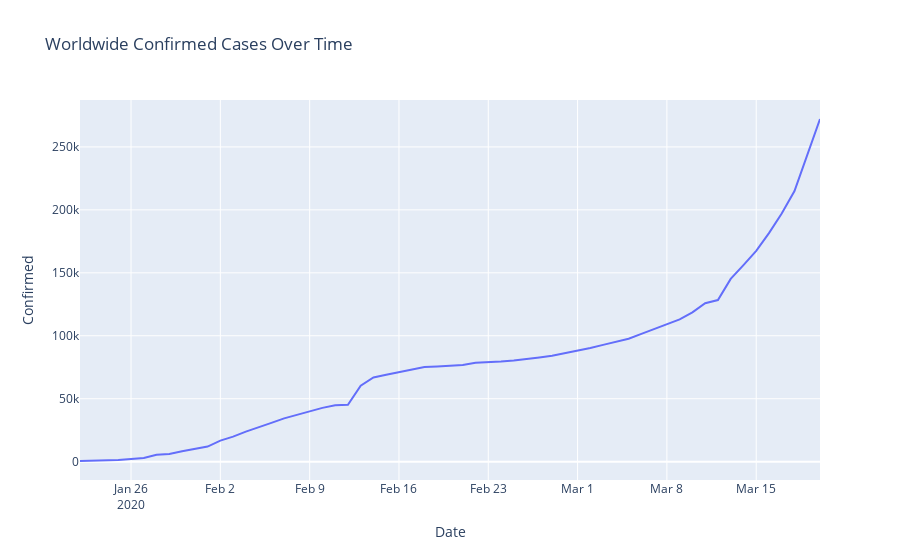
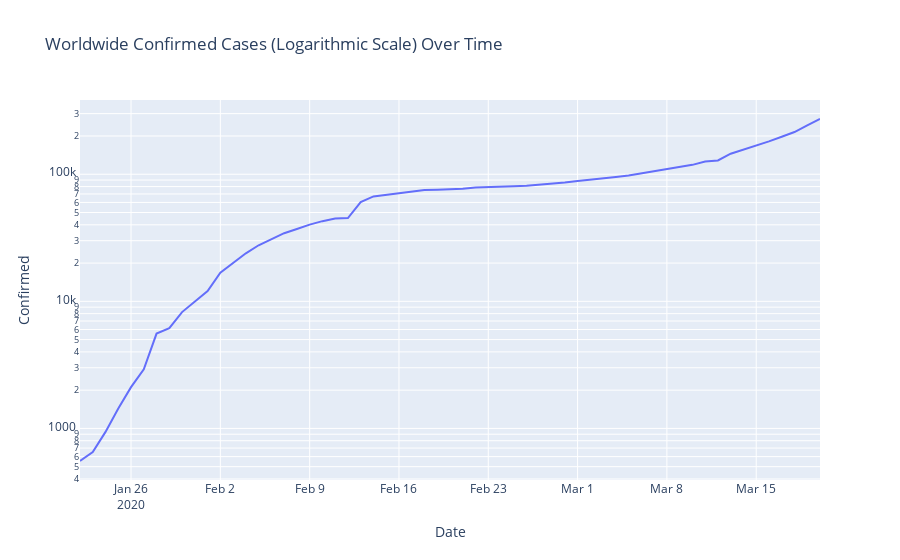

The code cell stored with these charts, in order, in its notebook:
### Code cell
grouped = data.groupby('Date')['Date', 'Confirmed', 'Deaths'].sum().reset_index()

fig = px.line(grouped, x="Date", y="Confirmed", 
              title="Worldwide Confirmed Cases Over Time")
fig.show()

fig = px.line(grouped, x="Date", y="Confirmed", 
              title="Worldwide Confirmed Cases (Logarithmic Scale) Over Time", 
              log_y=True)
fig.show()
